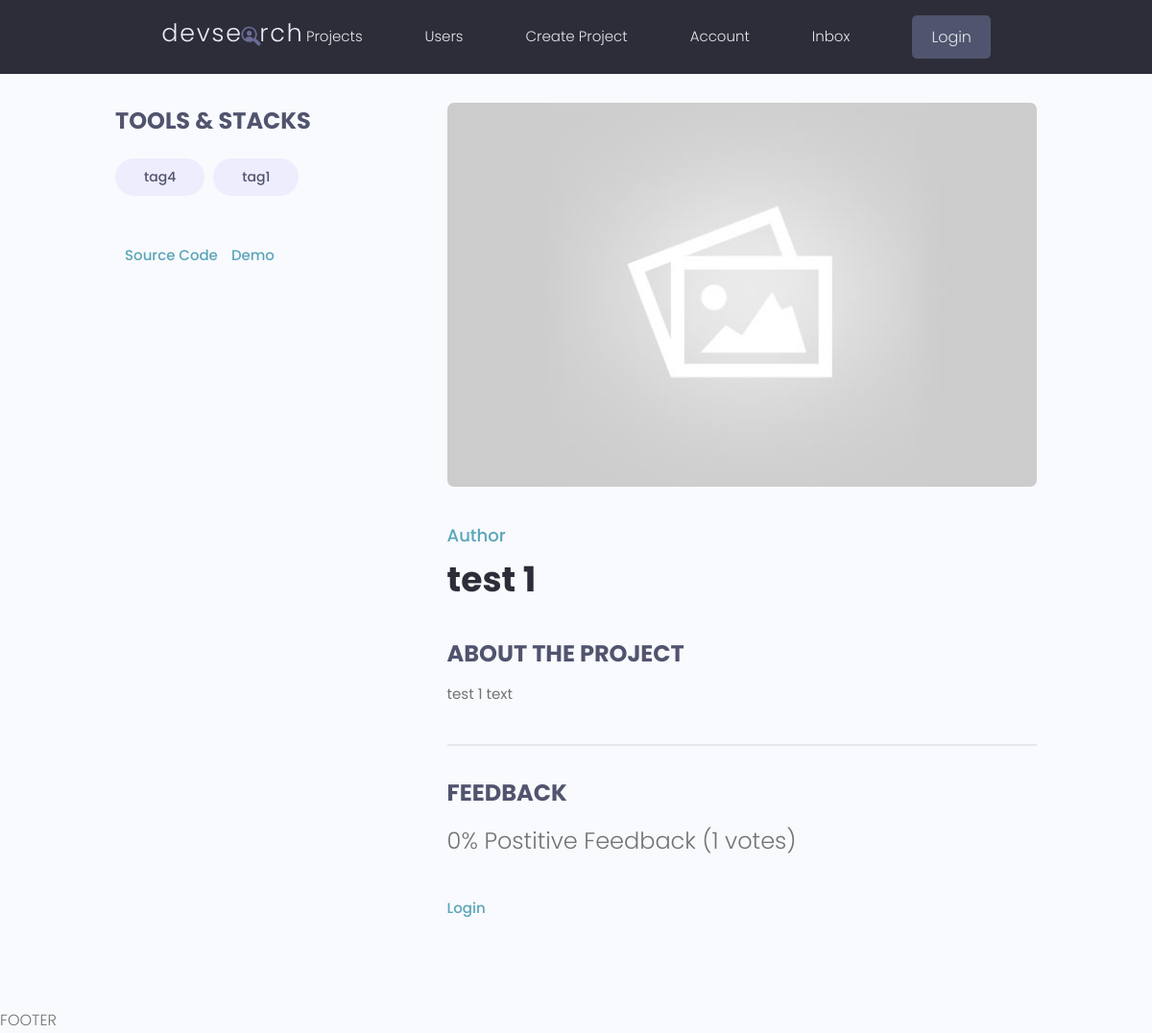
Before: /project/baa1d8ac-ed88-431d-ae57-07d81e482833/ with the older database file.
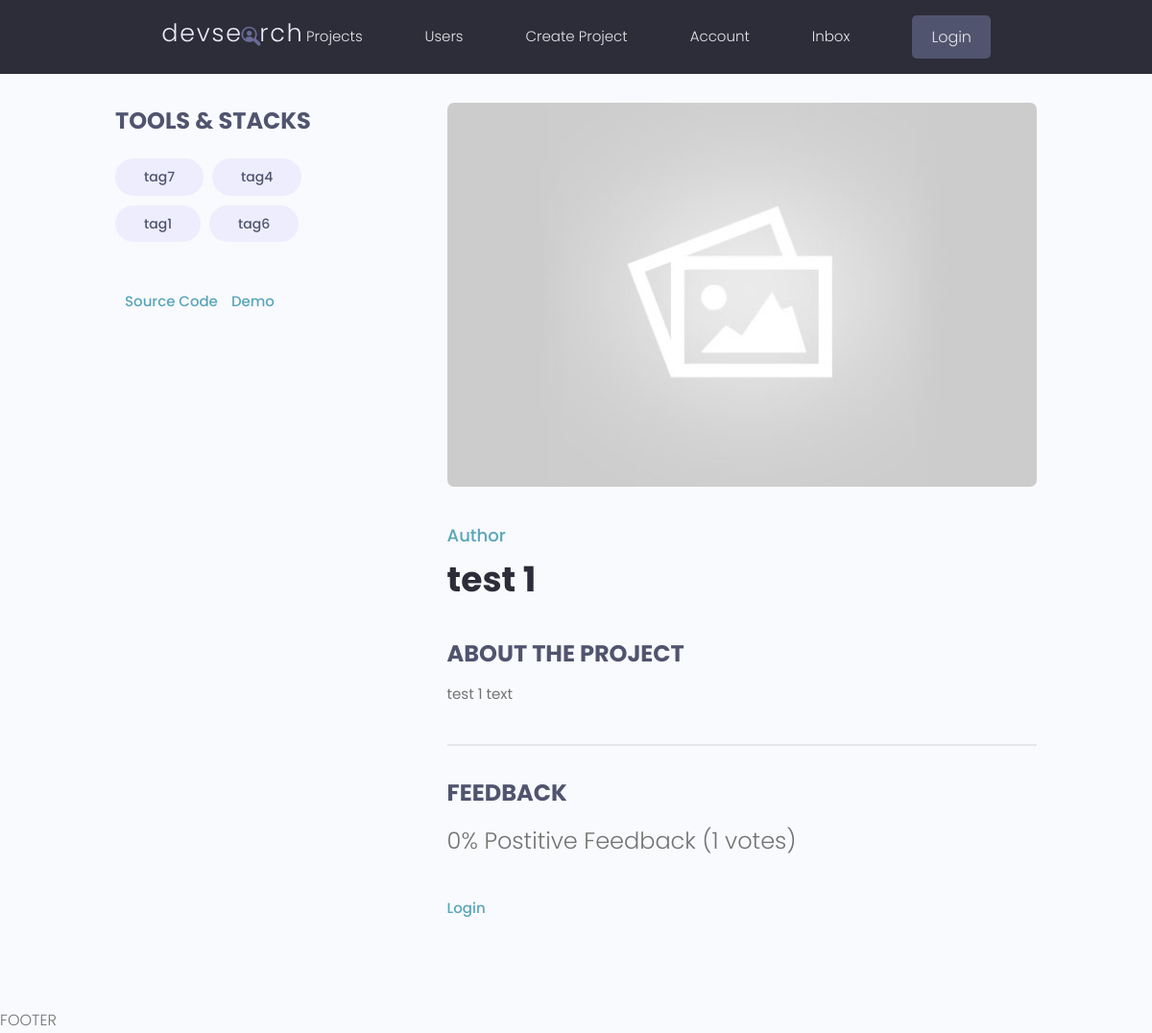
After: the same page with the newer database file.
### projects/models.py (models this page shows, shortened)
class Tag(models.Model):
    name = models.CharField(max_length=200)
    created = models.DateTimeField(auto_now_add=True)
    id = models.UUIDField(default=uuid.uuid4, unique=True, primary_key=True, editable=False)
    def __str__(self):
        return self.name

class Project(models.Model):
    owner = models.ForeignKey(Profile, null=True, blank=True, on_delete=models.SET_NULL)
    title = models.CharField(max_length=200)
    description = models.TextField(null=True, blank=True)
    featured_image = models.ImageField(null=True, blank=True, default="default.jpg")
    demo_link = models.CharField(max_length=2000, null=True, blank=True)
    source_link = models.CharField(max_length=2000, null=True, blank=True)
    tags = models.ManyToManyField('Tag', blank=True)
    vote_total = models.IntegerField(default=0, null=True, blank=True)
    vote_ratio = models.IntegerField(default=0, null=True, blank=True)
    created = models.DateTimeField(auto_now_add=True)
    id = models.UUIDField(default=uuid.uuid4, unique=True, primary_key=True, editable=False)
    def review_creators(self):
        queryset = self.review_creators.all().values_list('owner__id', flat=True)
        return queryset

### projects/views.py (the view, shortened to what this page needs)
# urls.py: path('project/<str:pk>/', views.project, name="project"),
def project(request, pk):
    projectObj = Project.objects.get(id=pk)
    form = ReviewForm()
    context = {'project': projectObj, 'form': form}
    return render(request, 'projects/single-project.html', context)

### projects/templates/projects/single-project.html (shortened to what this page needs)
<!DOCTYPE html>
<html lang="en">
<head>
</head>
<body>
{% extends  'main.html' %}
{% block content %}
 <main class="singleProject my-md">
    <div class="container">
      <div class="layout">
        <div class="column column--1of3">
          <h3 class="singleProject__subtitle">Tools & Stacks</h3>
          <div class="singleProject__toolStack">
              {% for tag in project.tags.all %}
            <span class="tag tag--pill tag--sub tag--lg">
              <small>{{tag}}</small>
            </span>
              {% endfor %}
          </div>
            {% if project.source_link %}
          <a class="singleProject__liveLink" href="#" target="_blank">Source Code
          </a>
            {% endif %}
            {% if project.demo_link %}
          <a class="singleProject__liveLink" href="#" target="_blank">Demo
          </a>
            {% endif %}
        </div>
        <div class="column column--2of3">
          <img class="singleProject__preview" src="{{ project.featured_image.url }}" alt="portfolio thumbnail" />
          <a class="singleProject__developer">Author</a>
          <h2 class="singleProject__title">{{project.title}}</h2>
          <h3 class="singleProject__subtitle">About the Project</h3>
          <div class="singleProject__info">
              {{project.description}}
          </div>
          <div class="comments">
            <h3 class="singleProject__subtitle">Feedback</h3>
            <h5 class="project--rating">
              {{project.vote_ratio}}% Postitive Feedback ({{project.vote_total}} votes)
            </h5>
            {% if request.user.profile.id in project.review_creators %}
            <p>Already reviewed</p>
            {% elif request.user.profile == project.owner %}
            <p>Cannot review own project</p>
            {% else %}
            <a href="{% url 'login' %}?next={{request.path}}">Login</a>
            {% endif %}
        </div>
      </div>
    </div>
    </div>
  </main>
{% endblock content %}

### templates/main.html (shortened to what this page needs)
<!DOCTYPE html>
{% load static %}
<html lang="en">
<head>
  <link rel="stylesheet" href="https://cdn.iconmonstr.com/1.3.0/css/iconmonstr-iconic-font.min.css" />
  <link rel="stylesheet" href="{% static 'uikit/styles/uikit.css' %}" />
  <link rel="stylesheet" href="{% static 'styles/app.css' %}" />
</head>
<body>
{% include 'navbar.html' %}
{% block content %}
{% endblock content %}
<p>FOOTER</p>
</body>
</html>

### templates/navbar.html (shortened to what this page needs)
<!DOCTYPE html>
{% load static %}
<html lang="en">
<head>
</head>
<body>
  <header class="header">
    <div class="container container--narrow">
      <a href="{% url 'projects' %}" class="header__logo">
        <img src="{% static 'images/logo.svg' %}" alt="DevSearch Logo" />
      </a>
      <nav class="header__nav">
        <ul class="header__menu">
          <li class="header__menuItem"><a href="{% url 'projects' %}">Projects</a></li>
          <li class="header__menuItem"><a href="{% url 'profiles' %}">Users</a></li>
          <li class="header__menuItem"><a href="{% url 'create_project' %}">Create Project</a></li>
          <li class="header__menuItem"><a href="{% url 'account' %}">Account</a></li>
          <li class="header__menuItem"><a href="{% url 'inbox' %}">Inbox</a></li>
          {% if request.user.is_authenticated %}
          <li class="header__menuItem"><a href="{% url 'logout' %}" class="btn btn--sub">Logout</a></li>
          {% else %}
          <li class="header__menuItem"><a href="{% url 'login' %}" class="btn btn--sub">Login</a></li>
          {% endif %}
        </ul>
      </nav>
    </div>
  </header>
</body>
</html>

### static/styles/app.css (style rules this page uses)
:root { --color-sub: #2d2d39; }
.btn--sub { background-color: var(--color-sub-light); }
img { width: 100%; }
.header { position: sticky; z-index: 111; background-color: var(--color-sub); padding: 1.5rem 0; }
.header > .container { display: flex; justify-content: space-between; align-items: center; }
.header__logo > img { height: 3.8rem; }
.header__nav > ul { display: inline-flex; align-items: center; list-style: none; gap: 6.5rem; }
.header__menuItem > a { color: var(--color-light); font-weight: 300; }
.singleProject .column--1of3 { order: 2; }
@media screen and (min-width: 1081px) { .singleProject .column--1of3 { order: 1; } }
@media screen and (min-width: 1081px) { .singleProject .column--2of3 { order: 2; } }
.singleProject__toolStack { margin-top: 2rem; margin-bottom: 4rem; }
.singleProject__liveLink { font-weight: 500; transition: all 0.3s ease-in-out; border-bottom: 2px solid transparent; }
.singleProject__preview { height: 50vh; object-fit: cover; object-position: top center; margin-bottom: 3rem; border-radius: 0.7rem; }
.singleProject__developer { font-size: 1.8rem; font-weight: 500; }
.singleProject__title { font-size: 3.6rem; font-weight: 700; color: var(--color-sub); margin-bottom: 3rem; }
.project--rating { margin-bottom: 1.6em; margin-top: .5em; }
.singleProject__subtitle { text-transform: uppercase; font-size: 2.4rem; font-weight: 700; color: var(--color-sub-light); margin-bottom: 1rem; }
.comments { margin-top: 4rem; padding-top: 3rem; border-top: 2px solid var(--color-light); }

### static/uikit/styles/modules/_variables.css (style rules this page uses)
:root { --color-main: #5aa5b9; --color-main-light: #e6faff; --color-sub: #3f4156; --color-sub-light: #51546e; --color-sub-lighter: #ededfd; --color-text: #737373; --color-gray: #8b8b8b; --color-light: #e5e7eb; --color-light-gray: #767676; --color-bg: #f8fafd; --color-white: #fffefd; --color-white-light: #f3f3f3; --color-success: #359e64; --color-success-bg: #def8e8; --color-error: #fc4b0b; --color-error-bg: #fff2ee; --font-base: 'Poppins', arial, helvetica, 'Segoe UI', roboto, ubuntu, sans-serif; --font-monospace: 'Fira Code', 'Courier New', courier, monospace; --font-regular: 300; --font-medium: 500; --font-bold: 700; --generic-shadow: 1px 1px 5px #00000010; --generic-transition: all 0.3s ease-in-out; }

### static/uikit/styles/modules/_base.css (style rules this page uses)
* { margin: 0; padding: 0; box-sizing: border-box; text-rendering: optimizeLegibility; color: inherit; font-size: inherit; }
html { font-size: 50%; }
@media only screen and (min-width: 480px) { html { font-size: 56.25%; } }
@media only screen and (min-width: 1200px) { html { font-size: 62.5%; } }
body { line-height: 1.6; font-weight: 400; font-size: 1.5rem; color: var(--color-text); background-color: var(--color-bg); min-height: 100vh; }

### static/uikit/styles/modules/_typography.css (style rules this page uses)
* { font-family: var(--font-base); }
h2 { font-size: 3.6rem; font-weight: var(--font-bold); }
h3 { font-size: 3.2rem; font-weight: var(--font-medium); }
h5 { font-size: 2.4rem; font-weight: var(--font-medium); }
h5, h6 { font-weight: var(--font-regular); }
p, span, strong { font-size: 1.6rem; color: var(--color-text); font-weight: var(--font-regular); }
a { padding-bottom: 2px; text-decoration: none; display: inline-block; color: var(--color-main); font-weight: var(--font-medium); }

### static/uikit/styles/modules/_utilities.css (style rules this page uses)
.container { width: 92%; max-width: 165rem; margin: 0 auto; box-sizing: border-box; }
.container--narrow { width: 92%; max-width: 120rem; }
@media screen and (min-width: 1000px) { .container { width: 90%; } }
@media screen and (min-width: 1000px) { .container--narrow { width: 85%; } }
@media screen and (min-width: 1200px) { .container { width: 80%; } }
@media screen and (min-width: 1200px) { .container--narrow { width: 72%; } }
.my-md { margin: 3rem auto; }

### static/uikit/styles/modules/_button.css (style rules this page uses)
.btn { display: inline-block; position: relative; cursor: pointer; background-color: var(--color-light); font-weight: var(--font-medium); color: var(--color-sub); text-decoration: none; padding: 1rem 2rem; border-radius: 0.5rem; border: none; width: -webkit-fit-content; width: -moz-fit-content; width: fit-content; height: -webkit-fit-content; height: -moz-fit-content; height: fit-content; font-size: 1.6rem; outline-width: 0; outline-color: transparent; -webkit-backface-visibility: hidden; backface-visibility: hidden; transition: all 0.3s ease-in-out; }
.btn--sub { background-color: var(--color-sub); color: var(--color-white); }

### static/uikit/styles/modules/_layout.css (style rules this page uses)
.layout { display: flex; flex-flow: row wrap; justify-content: space-between; }
.layout > .column { margin-bottom: 3rem; }
.layout > .column.column--1of3 { flex-basis: 30%; }
.layout > .column.column--2of3 { flex-basis: 64%; }

Changed rows visible on the page:
added Tag: name "tag7"
added Tag: name "tag6"
